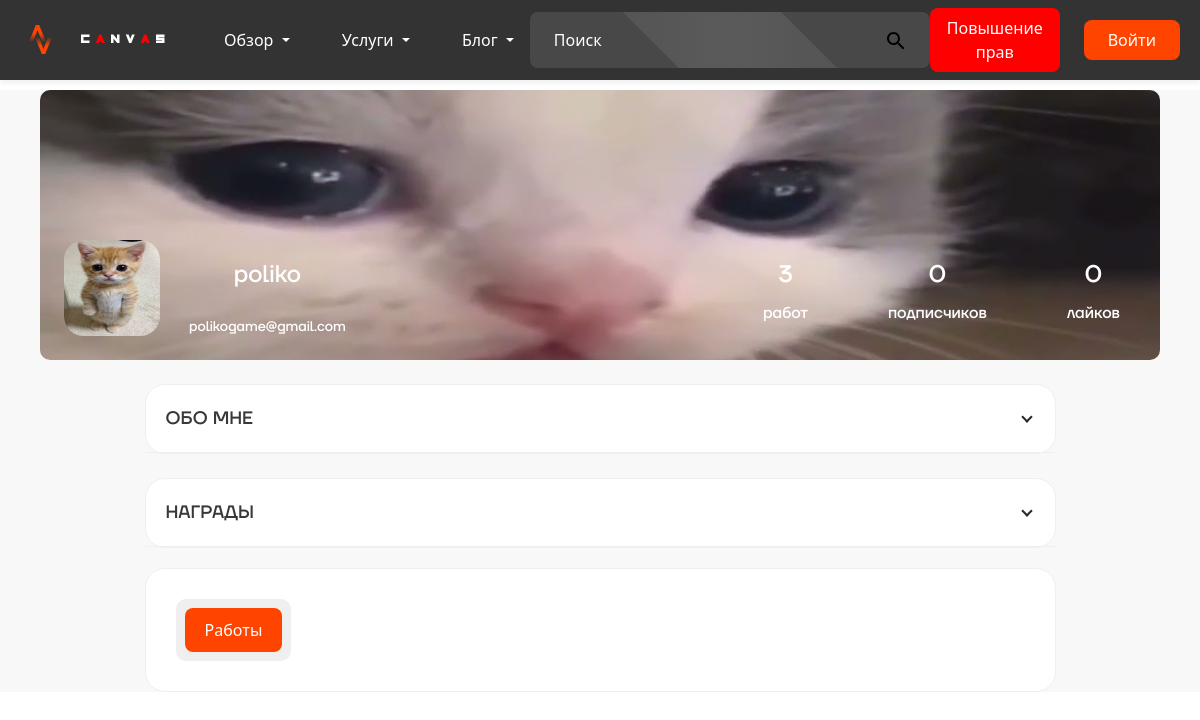
The page /user-profile.php?id=10 on the database its author committed.
### tables this page shows
CREATE TABLE `users` (
  `id` int(11) NOT NULL,
  `name` varchar(255) DEFAULT NULL,
  `username` varchar(255) NOT NULL,
  `email` varchar(255) NOT NULL,
  `password` varchar(255) NOT NULL,
  `location` varchar(255) DEFAULT NULL,
  `occupation` varchar(255) DEFAULT NULL,
  `created_at` timestamp NULL DEFAULT CURRENT_TIMESTAMP,
  `bio` text,
  `avatar` varchar(255) DEFAULT NULL,
  `banner` varchar(255) DEFAULT NULL,
  `is_moderator` tinyint(1) DEFAULT '0',
  `role` enum('user','moderator','admin') DEFAULT 'user',
  `is_admin` tinyint(1) DEFAULT '0'
);

### user-profile.php (the view, shortened to what this page needs)
<?php
require_once "api/header.php";
$database = new Database();
$db = $database->getConnection();
$profileId = $_GET['id'];
$userQuery = "SELECT id, username, email, bio, created_at, occupation, location, avatar, banner FROM users WHERE id = ?";
$stmt = $db->prepare($userQuery);
$stmt->execute([$profileId]);
$user = $stmt->fetch(PDO::FETCH_ASSOC);
$statsQuery = "SELECT
    (SELECT COUNT(*) FROM followers WHERE following_id = ?) as followers_count,
    (SELECT COUNT(*) FROM designs WHERE user_id = ?) as designs_count,
    (SELECT COUNT(*) FROM likes l JOIN designs d ON l.design_id = d.id WHERE d.user_id = ?) as total_likes";
$stmt = $db->prepare($statsQuery);
$stmt->execute([$profileId, $profileId, $profileId]);
$stats = $stmt->fetch(PDO::FETCH_ASSOC);
?>
<!DOCTYPE html>
<html>
<head>
    <link rel="stylesheet" href="css/profile.css" />
</head>
<body>
<div class="screen">
    <div class="content-wrapper">
        <div class="profile-header">
            <div class="profile-banner" style="background-image: url('uploads/banners/<?php echo $user['banner'] ?? 'default-banner.jpg'; ?>')"></div>
            <img class="profile-avatar" src="uploads/avatars/<?php echo $user['avatar'] ?? 'default-avatar.svg'; ?>" alt="Avatar">
                          <div class="profile-name-container">
                              <div class="profile-name"><?php echo htmlspecialchars($user['username']); ?></div>
                              <div class="profile-email"><?php echo htmlspecialchars($user['email']); ?></div>
                          </div>
            <div class="profile-stats">
                <div class="stat-item">
                    <div class="stat-value"><?php echo $stats['designs_count']; ?></div>
                    <div class="stat-label">работ</div>
                </div>
                <div class="stat-item">
                    <div class="stat-value"><?php echo $stats['followers_count']; ?></div>
                    <div class="stat-label">подписчиков</div>
                </div>
                <div class="stat-item">
                    <div class="stat-value"><?php echo $stats['total_likes']; ?></div>
                    <div class="stat-label">лайков</div>
                </div>
            </div>
        </div>
                <div class="main-content">
            <div class="left-column">
                <div class="info-section">
                    <div class="info-header" id="infoHeader">
                        <div class="info-title">ОБО МНЕ</div>
                        <div class="vector"></div>
                    </div>
                </div>
                <div class="awards-section">
                    <div class="awards-header" id="awardsHeader">
                        <div class="awards-title">НАГРАДЫ</div>
                        <div class="vector"></div>
                    </div>
                </div>
            </div>
            <div class="works-section">
                <div class="works-tabs">
                    <div class="tab active">
                        <span class="tab-text">Работы</span>
                    </div>
                </div>
            </div>
        </div>
    </div>
</div>
<?php include 'components/work-modal.php'; ?>
</body>
</html>

### css/profile.css (style rules this page uses)
body { margin: 0; padding: 0; overflow-x: hidden; margin-top: 90px; }
.screen { width: 100%; background: #F8F8F8; }
.content-wrapper { max-width: 1440px; margin: 0 auto; padding: 0 20px; }
.main-content { display: grid; grid-template-columns: minmax(300px, 458px) minmax(600px, 911px); gap: 20px; margin: 24px auto 0; max-width: 1389px; }
.profile-header { width: 100%; height: 270px; margin-bottom: 24px; position: relative; border-radius: 10px; overflow: hidden; }
.profile-banner { position: absolute; top: 0; left: 0; width: 100%; z-index: 2; height: 100%; background-size: cover; background-position: center; background-repeat: no-repeat; }
@media (max-width: 1200px) { .main-content { grid-template-columns: 1fr; } }
@media (max-width: 1200px) { .works-section { width: 100%; } }
.profile-banner { position: absolute; top: 0; left: 0; width: 100%; height: 100%; background-size: cover; background-position: center; background-repeat: no-repeat; }
.profile-avatar { position: absolute; width: 96px; height: 96px; left: 24px; top: 150px; border-radius: 20px; z-index: 2; }
.profile-name-container { position: absolute; left: 149px; top: 167px; z-index: 2; display: flex; align-items: center; gap: 20px; flex-direction: column; }
.profile-name { font-family: 'TT Firs Neue'; font-size: 24px; font-weight: 500; color: #fff; margin-bottom: 4px; }
.profile-email { font-family: 'TT Firs Neue'; font-size: 14px; color: #fff; }
.profile-stats { position: absolute; right: 40px; top: 167px; display: flex; gap: 80px; z-index: 2; }
.stat-item { text-align: center; color: #FFFFFF; }
.stat-value { font-family: 'TT Firs Neue'; font-size: 24px; font-weight: 500; margin-bottom: 8px; }
.stat-label { font-family: 'TT Firs Neue'; font-size: 16px; }
.works-section { width: 911px; background: #FFFFFF; border-radius: 20px; border: 1px solid #EFEFEF; }
.works-tabs { display: flex; gap: 20px; padding: 9px; background: #EFEFEF; border-radius: 10px; margin: 30px; width: fit-content; }
.info-section, .awards-section { background: #FFFFFF; border-radius: 20px; border: 1px solid #EFEFEF; }
.info-header, .awards-header { padding: 20px; display: flex; justify-content: space-between; align-items: center; cursor: pointer; border-bottom: 1px solid #EFEFEF; }
.info-title, .awards-title { font-family: 'TT Firs Neue'; font-weight: 500; font-size: 18px; color: #383838; }
.awards-section { margin-top: 24px; }
.works-section { background: #FFFFFF; border-radius: 20px; border: 1px solid #EFEFEF; }
.works-tabs { display: flex; gap: 20px; margin-bottom: 30px; }
.tab { padding: 10px 20px; cursor: pointer; border-radius: 8px; transition: all 0.3s ease; }
.tab.active { background: #FF4400; color: white; }
.vector { width: 16px; height: 16px; position: relative; cursor: pointer; }
.vector::before { content: ''; position: absolute; width: 8px; height: 8px; border-right: 2px solid #2A2727; border-bottom: 2px solid #2A2727; transform: rotate(45deg); top: 2px; left: 4px; transition: transform 0.3s ease; }
.vector { transition: transform 0.3s ease; }
.info-header, .awards-header { cursor: pointer; }
@media (max-width: 1440px) { .content-wrapper { padding: 0 40px; } }
@media (max-width: 1200px) { .main-content { grid-template-columns: 1fr; max-width: 911px; margin: 0 auto; } }
.profile-header { animation: fadeIn 0.8s ease-out; }
.profile-avatar { transition: transform 0.4s cubic-bezier(0.2, 0, 0.2, 1); }
.stat-item { animation: fadeIn 0.5s ease-out forwards; animation-delay: calc(var(--i) * 0.1s); }
.profile-header { position: relative; overflow: hidden; }
.profile-banner::after { content: ''; position: absolute; inset: 0; z-index: 3; }
.profile-avatar { animation: avatarPop 0.6s cubic-bezier(0.66, -0.47, 0.33, 1.5); }
.profile-name { animation: textGlow 2s infinite; }
.stat-item { transform-origin: center; animation: statBounce 0.8s cubic-bezier(0.68, -0.55, 0.265, 1.55); }

### rows shown on the page
users: banner (picture), avatar (picture), username "poliko", email "polikogame@gmail.com"

### other values the page prints
$stats['designs_count'] "3"
$stats['followers_count'] "0"
$stats['total_likes'] "0"
